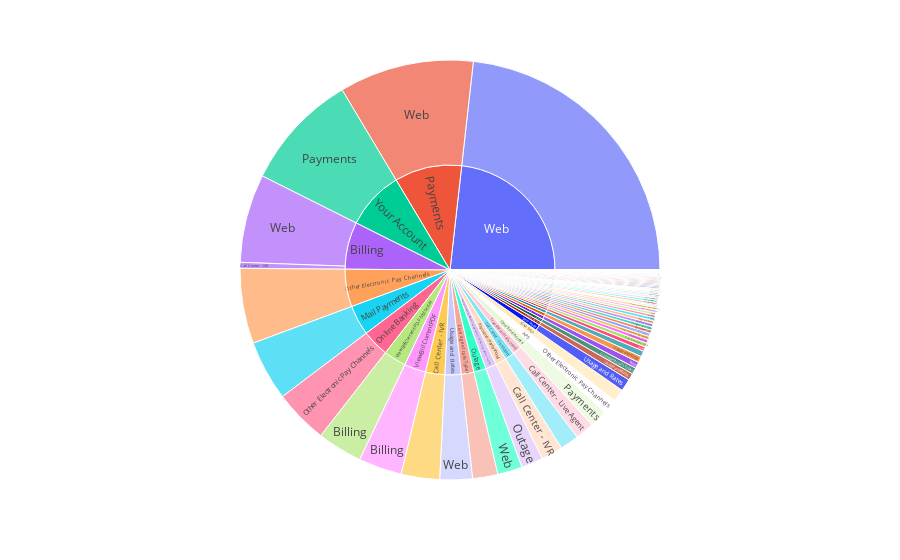

The notebook cell saved with this chart:
### Code cell
# Convert data to Pandas DataFrame
df = pd.DataFrame(data)

# Build hierarchy using the `id` and `parent` columns
fig = px.sunburst(df, path=['id', 'parent'], values='value')

# Show plot
fig.show()

### Figure 1 — Plotly figure (JSON) as saved in the notebook; plotly's stock layout.template omitted (floating-point values rounded to 4 significant figures; data arrays with more than 128 entries replaced by an {"elided": "..."} marker saying what was removed)
{"data": [{"branchvalues": "total", "domain": {"x": [0, 1], "y": [0, 1]}, "hovertemplate": "labels=%{label}<br>value=%{value}<br>parent=%{parent}<br>id=%{id}<extra></extra>", "ids": {"elided": "180 str values"}, "labels": {"elided": "180 str values"}, "name": "", "parents": {"elided": "180 str values"}, "type": "sunburst", "values": {"elided": "180 int values"}}], "layout": {"legend": {"tracegroupgap": 0}, "margin": {"t": 60}}}
